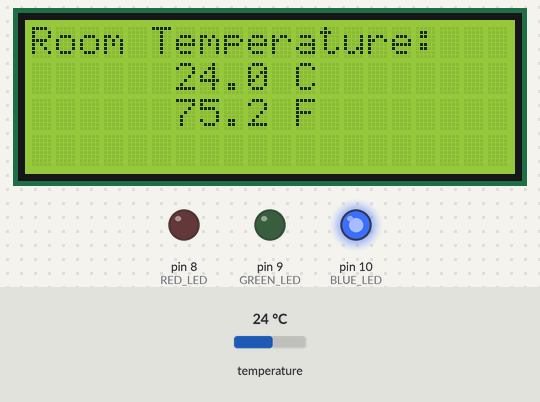
Bench run of a sketch on a simulated Arduino Uno, built with avr-gcc and run on an emulated ATmega328P. Shown: 20×4 character LCD, output pins drawn as LEDs (lit = HIGH). The test bench sets the inputs (shaded band); at power-on: temperature 24 °C. What the sketch prints to the serial monitor is not drawn.

Above: at 1.2 s.
1.3 s: temperature set to 25.6 °C
At 2.3 s:
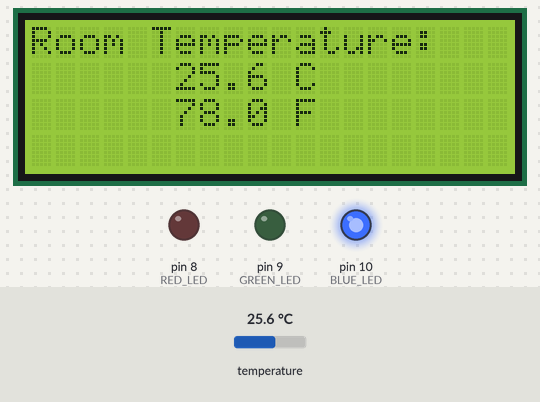
3.3 s: temperature set to 26.4 °C
At 5.0 s:
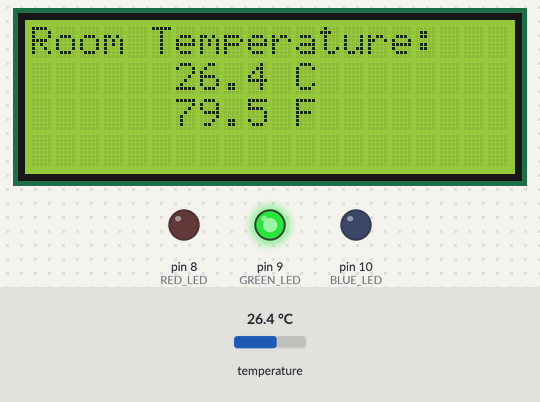
5.3 s: temperature set to 27.3 °C
At 6.4 s:
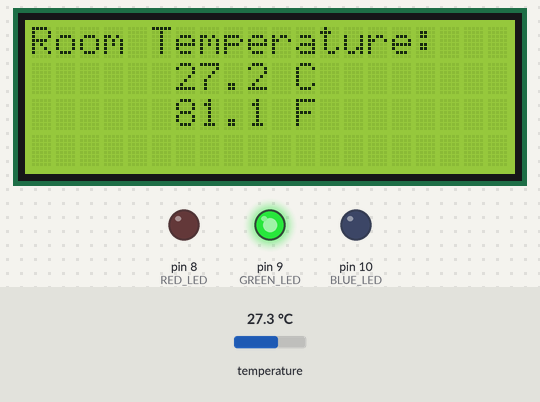
7.3 s: temperature set to 28.6 °C
At 9.0 s:
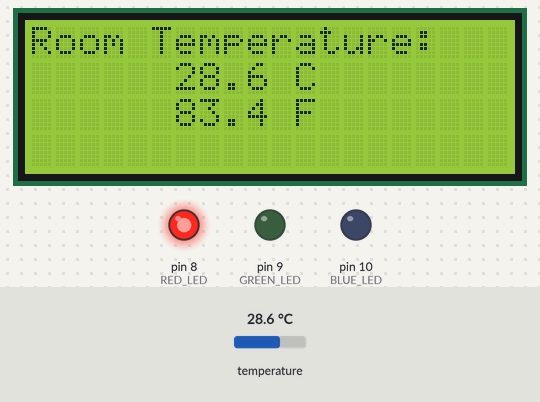
Timing chart, 0 to 10.3 s (numbered marks = the images above; inputs shaded):
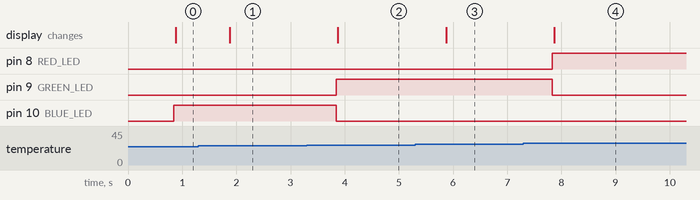

Measured:
- the behaviour switches between 26 and 26.1 °C on temperature (found by bisection; images 1 and 2)
- the behaviour switches between 27.9 and 28 °C on temperature (found by bisection; images 3 and 4)
- after the input at 1.3 s, the display: changes after 0.58 s (image 1)
- after the input at 3.3 s, pin 9 (GREEN_LED): LOW → HIGH after 0.54 s; pin 10 (BLUE_LED): HIGH → LOW after 0.54 s; the display: changes after 0.57 s (image 2)
- after the input at 5.3 s, the display: changes after 0.57 s (image 3)
- after the input at 7.3 s, pin 8 (RED_LED): LOW → HIGH after 0.54 s; pin 9 (GREEN_LED): HIGH → LOW after 0.54 s; the display: changes after 0.57 s (image 4)

The sketch:

task_One.ino
```cpp
#include <OneWire.h>
#include <DallasTemperature.h>
#include <Wire.h>
#include <LiquidCrystal_I2C.h>

// Pin definitions for LEDs
const int RED_LED = 8;
const int GREEN_LED = 9;
const int BLUE_LED = 10;

// Pin for the OneWire bus
#define ONE_WIRE_BUS 4
#define SENSOR_INDEX 0 // Index of the temperature sensor

// Set up OneWire communication with the DS18B20 sensor
OneWire oneWire(ONE_WIRE_BUS);
DallasTemperature sensors(&oneWire);

// Initialize the LCD with I2C address 0x27 for a 20x4 display
LiquidCrystal_I2C lcd(0x27, 20, 4);

void setup() {
  // Start communication with the temperature sensor
  sensors.begin();

  // Initialize serial communication for debugging
  Serial.begin(9600);

  // Set up the LED pins as outputs
  pinMode(GREEN_LED, OUTPUT);
  pinMode(BLUE_LED, OUTPUT);
  pinMode(RED_LED, OUTPUT);

  // Initialize the LCD and turn on the backlight
  lcd.init();
  lcd.backlight();
}

void loop() {
  // Request temperature from the sensor
  sensors.requestTemperatures();

  // Get the temperature in Celsius
  float tempC = sensors.getTempCByIndex(SENSOR_INDEX);

  // Basic error checking for sensor reading
  if (tempC < -55 || tempC > 125) {
    Serial.println("Invalid temperature reading");
    lcd.clear();
    lcd.setCursor(0, 0);
    lcd.print("Invalid Temperature");
    return;
  }

// Check the temperature and turn on the appropriate LED
if (tempC <= 26) {
  digitalWrite(BLUE_LED, HIGH);
  digitalWrite(GREEN_LED, LOW);
  digitalWrite(RED_LED, LOW);
}
else if (tempC > 26 && tempC < 28) {
  digitalWrite(GREEN_LED, HIGH);
  digitalWrite(RED_LED, LOW);
  digitalWrite(BLUE_LED, LOW);

}
else if (tempC >= 28) {
  digitalWrite(RED_LED, HIGH);
  digitalWrite(GREEN_LED, LOW);
  digitalWrite(BLUE_LED, LOW);
}

  // Convert the temperature to Fahrenheit
  float tempF = (tempC * 9.0) / 5.0 + 32.0;

  // Display temperature on the LCD
  lcd.clear();
  lcd.setCursor(0, 0);
  lcd.print("Room Temperature: ");
  lcd.setCursor(6, 1);
  lcd.print(tempC, 1); // Display temperature with one decimal place
  lcd.print(" C");
  lcd.setCursor(6, 2);
  lcd.print(tempF, 1); // Display temperature with one decimal place
  lcd.print(" F");

  Serial.print("Room Temperature: ");
  Serial.print(tempC);
  Serial.print(" C  || ");
  Serial.print(tempF);
  Serial.println(" F");


  // Wait 2 seconds before updating the display again
  delay(200);
}
```
